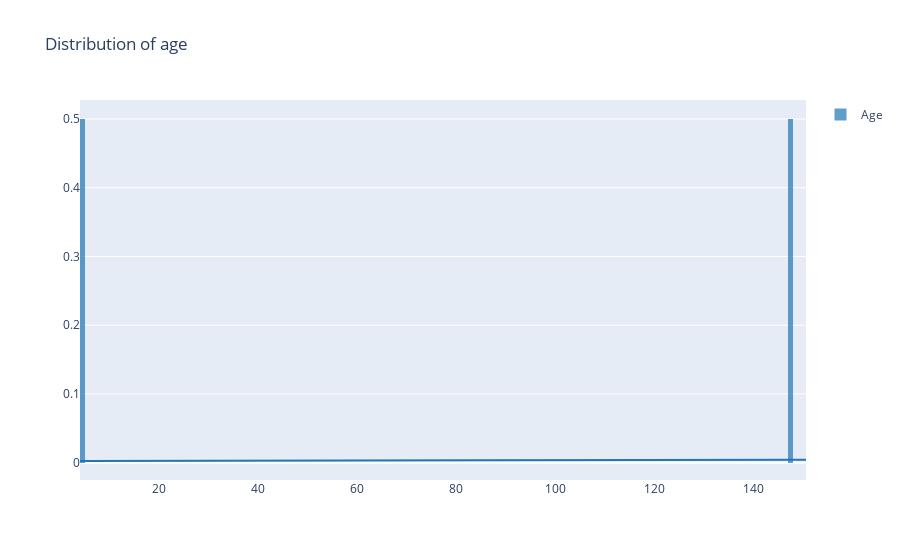

The cell this chart's notebook holds for it:
### Markdown cell above
Trtbs has the highest count around 130

### Code cell
fig = ff.create_distplot([x], ['Age'], show_rug=False)
fig.update_layout(title = "Distribution of age")
fig.show()

### Figure 1 — Plotly figure (JSON) as saved in the notebook; plotly's stock layout.template omitted (floating-point values rounded to 4 significant figures; data arrays with more than 128 entries replaced by an {"elided": "..."} marker saying what was removed)
{"data": [{"autobinx": false, "histnorm": "probability density", "legendgroup": "Age", "marker": {"color": "rgb(31, 119, 180)"}, "name": "Age", "opacity": 0.7, "type": "histogram", "x": [151, 147, 4], "xaxis": "x", "xbins": {"end": 151, "size": 1, "start": 4}, "yaxis": "y"}, {"legendgroup": "Age", "marker": {"color": "rgb(31, 119, 180)"}, "mode": "lines", "name": "Age", "showlegend": false, "type": "scatter", "x": {"elided": "500 float values"}, "xaxis": "x", "y": {"elided": "500 float values"}, "yaxis": "y"}], "layout": {"barmode": "overlay", "hovermode": "closest", "legend": {"traceorder": "reversed"}, "title": {"text": "Distribution of age"}, "xaxis": {"anchor": "y2", "domain": [0, 1], "zeroline": false}, "yaxis": {"anchor": "free", "domain": [0, 1], "position": 0}}}
